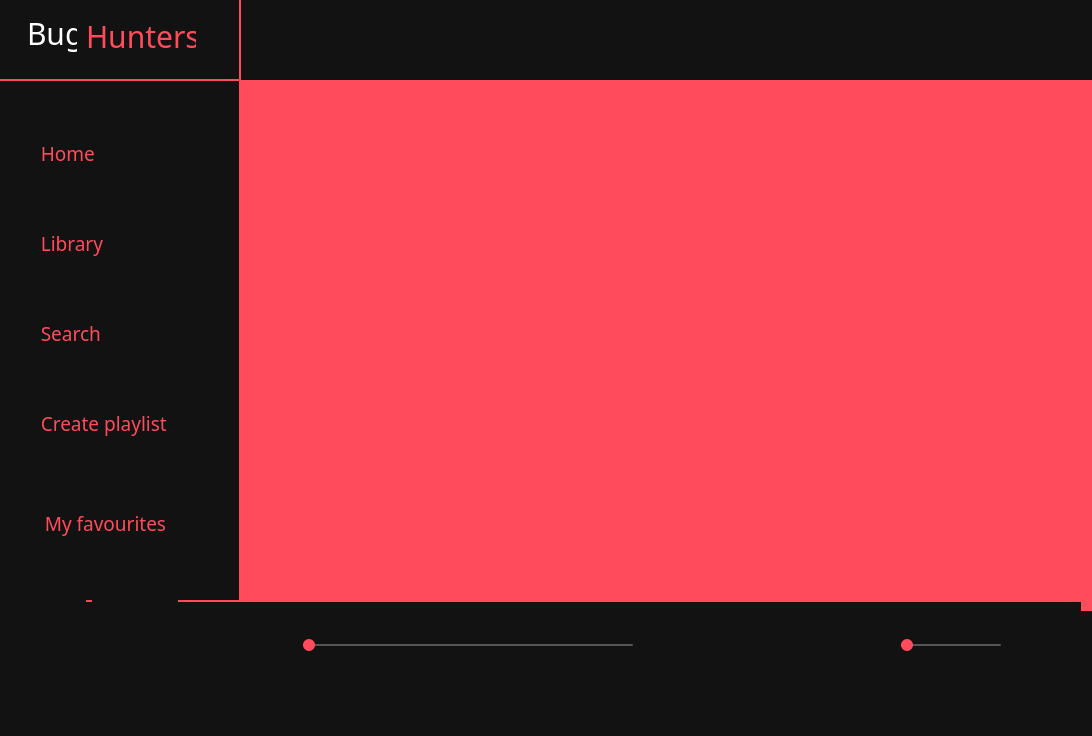
<?xml version="1.0" encoding="UTF-8"?>
<ui version="4.0">
 <class>MainWindow</class>
 <widget class="QMainWindow" name="MainWindow">
  <property name="geometry">
   <rect>
    <x>0</x>
    <y>0</y>
    <width>1092</width>
    <height>736</height>
   </rect>
  </property>
  <property name="windowTitle">
   <string>MainWindow</string>
  </property>
  <property name="styleSheet">
   <string notr="true">QMainWindow {
background-color: #121212;
}

QWidget {
background-color: #121212;
color: #FFFFFF;
}

QPushButton {
background-color: white;
color: #FFFFFF;
border-radius: 20px;
padding: 10px;
border: none;
padding-right: 5px;
}

QSlider::groove:horizontal {
background: white;
height: 4px;
border-radius: 2px;
}

QSlider::sub-page:horizontal {
height: 4px;
border-radius: 2px;
}

QListWidget {
background-color: #212121;
color: #FFFFFF;
border: none;
}

QLabel {
color: #FFFFFF;
}

QTextEdit {
border: none;
}

QPushButton#PlayBtn {
background-color: none;
}

QPushButton#NextBtn {
background-color: none;
}

QPushButton#PrevBtn {
background-color: none;
}

QPushButton#VolBtn {
background-color: none;
}

QPushButton#LikeBtn {
background-color: none;
}

QPushButton#downloadBtn {
background-color: none;
}

QPushButton#HomeBtn {
text-align: left;
padding-left: 16px;
icon-size: 24px 24px;
background-color: none;
color: #FF4B5C;
}

QPushButton#closeBtn{
    border-radius: 0px;
    background-color: transparent;
    padding: 0px;
    icon-size: 16px 16px;
}

QPushButton#minimizeBtn{
    border-radius: 0px;
    background-color: transparent;
    padding: 0px;
    icon-size: 16px 16px;
}

QPushButton#maximizeBtn{
    border-radius: 0px;
    background-color: transparent;
    padding: 0px; 
    icon-size: 16px 16px;
}

QPushButton#closeBtn:hover{
	background-color: #E81123;
}

QPushButton#minimizeBtn:hover{
	background-color: #3D3D3D;
}

QPushButton#maximizeBtn:hover{
	background-color: #3D3D3D;
}

QPushButton#FavoriteBtn {
text-align: left;
background-color: none;
color: #FF4B5C;
}

QPushButton#TeamNameBtn {
	text-align: left;
	padding-left: 16px;
	background-color: none;
	color: white;
	font-size: 30px;
}

QPushButton#TeamName1Btn {
text-align: left;
padding-left: 16px;
background-color: none;
color: #FF4B5C;
font-size: 30px;
}


QPushButton#LibraryBtn {
text-align: left;
padding-left: 16px;
icon-size: 24px 24px;
background-color: none;
color: #FF4B5C;
}

QPushButton#AddBtn {
text-align: left;
padding-left: 16px;
icon-size: 24px 24px;
background-color: none;
color: #FF4B5C;
}

QPushButton#SearchBtn {
text-align: left;
padding-left: 16px;
icon-size: 24px 24px;
background-color: none;
color: #FF4B5C;
}

QPushButton#musicbtn{
	background-color:none;
}

QVBoxLayout {
color: grey;
}

QWidget#playpanel {
border-top: 2px solid #FF4B5C;
color: green;
padding-bottom: 20px;
}

QPushButton#HunterBtn {
background-color: none;
color: #FF4B5C;
}

QPushButton#Bugbtn {
background-color: none;
}

QWidget#leftwidget {
border-right: 2px solid #FF4B5C;
color: #252526;
}

QWidget#LogoWidget {
border-right: 2px solid #FF4B5C;
border-bottom: 2px solid #FF4B5C;
color: black;
}

QWidget#nowPlayingWidget {
border-top: 2px solid #FF4B5C;
color: black;
}

QPushButton#randomBtn {
background-color: none;
}

QWidget#namewidget {
border-bottom: 2px solid #FF4B5C;
color: black;
}

QSlider::handle:horizontal {
background-color: #FF4B5C;
border-radius: 6px;
width: 12px;
height: 12px;
margin: -5px 0;
}

QSlider::groove:horizontal {
background-color: #555555;
height: 2px;
border-radius: 1px;
}

QSlider::sub-page:horizontal {
background-color: #FF4B5C;
height: 2px;
border-radius: 1px;
}

QWidget#HomeWidget {
background-color: #FF4B5C;
}</string>
  </property>
  <widget class="QWidget" name="centralwidget">
   <widget class="QWidget" name="leftwidget" native="true">
    <property name="geometry">
     <rect>
      <x>0</x>
      <y>80</y>
      <width>241</width>
      <height>521</height>
     </rect>
    </property>
    <property name="sizePolicy">
     <sizepolicy hsizetype="Preferred" vsizetype="Preferred">
      <horstretch>0</horstretch>
      <verstretch>0</verstretch>
     </sizepolicy>
    </property>
    <property name="minimumSize">
     <size>
      <width>241</width>
      <height>0</height>
     </size>
    </property>
    <property name="maximumSize">
     <size>
      <width>16777215</width>
      <height>651</height>
     </size>
    </property>
    <widget class="QPushButton" name="LibraryBtn">
     <property name="geometry">
      <rect>
       <x>10</x>
       <y>140</y>
       <width>143</width>
       <height>47</height>
      </rect>
     </property>
     <property name="font">
      <font>
       <family>Bodoni MT</family>
       <pointsize>14</pointsize>
      </font>
     </property>
     <property name="cursor">
      <cursorShape>PointingHandCursor</cursorShape>
     </property>
     <property name="text">
      <string>   Library</string>
     </property>
     <property name="icon">
      <iconset resource="resources.qrc">
       <normaloff>:/icons/library.png</normaloff>:/icons/library.png</iconset>
     </property>
    </widget>
    <widget class="QPushButton" name="SearchBtn">
     <property name="geometry">
      <rect>
       <x>10</x>
       <y>230</y>
       <width>133</width>
       <height>47</height>
      </rect>
     </property>
     <property name="font">
      <font>
       <family>Bodoni MT</family>
       <pointsize>14</pointsize>
      </font>
     </property>
     <property name="cursor">
      <cursorShape>PointingHandCursor</cursorShape>
     </property>
     <property name="text">
      <string>   Search</string>
     </property>
     <property name="icon">
      <iconset resource="resources.qrc">
       <normaloff>:/icons/search.png</normaloff>:/icons/search.png</iconset>
     </property>
    </widget>
    <widget class="QPushButton" name="AddBtn">
     <property name="geometry">
      <rect>
       <x>10</x>
       <y>320</y>
       <width>209</width>
       <height>47</height>
      </rect>
     </property>
     <property name="font">
      <font>
       <family>Bodoni MT</family>
       <pointsize>14</pointsize>
      </font>
     </property>
     <property name="cursor">
      <cursorShape>PointingHandCursor</cursorShape>
     </property>
     <property name="text">
      <string>   Create playlist</string>
     </property>
     <property name="icon">
      <iconset resource="resources.qrc">
       <normaloff>:/icons/add.png</normaloff>:/icons/add.png</iconset>
     </property>
    </widget>
    <widget class="QPushButton" name="HomeBtn">
     <property name="geometry">
      <rect>
       <x>10</x>
       <y>50</y>
       <width>126</width>
       <height>47</height>
      </rect>
     </property>
     <property name="font">
      <font>
       <family>Bodoni MT</family>
       <pointsize>14</pointsize>
      </font>
     </property>
     <property name="cursor">
      <cursorShape>PointingHandCursor</cursorShape>
     </property>
     <property name="text">
      <string>   Home</string>
     </property>
     <property name="icon">
      <iconset resource="resources.qrc">
       <normaloff>:/icons/homepng.png</normaloff>:/icons/homepng.png</iconset>
     </property>
    </widget>
    <widget class="QPushButton" name="FavoriteBtn">
     <property name="geometry">
      <rect>
       <x>20</x>
       <y>420</y>
       <width>201</width>
       <height>47</height>
      </rect>
     </property>
     <property name="font">
      <font>
       <family>Bodoni MT</family>
       <pointsize>14</pointsize>
      </font>
     </property>
     <property name="cursor">
      <cursorShape>PointingHandCursor</cursorShape>
     </property>
     <property name="text">
      <string>   My favourites</string>
     </property>
     <property name="icon">
      <iconset resource="resources.qrc">
       <normaloff>:/icons/LiketrackNotactive.png</normaloff>:/icons/LiketrackNotactive.png</iconset>
     </property>
     <property name="iconSize">
      <size>
       <width>24</width>
       <height>24</height>
      </size>
     </property>
    </widget>
   </widget>
   <widget class="QWidget" name="nowPlayingWidget" native="true">
    <property name="geometry">
     <rect>
      <x>0</x>
      <y>600</y>
      <width>231</width>
      <height>91</height>
     </rect>
    </property>
    <layout class="QHBoxLayout" name="horizontalLayout">
     <item>
      <widget class="QLabel" name="albumArt">
       <property name="cursor">
        <cursorShape>PointingHandCursor</cursorShape>
       </property>
       <property name="text">
        <string/>
       </property>
      </widget>
     </item>
     <item>
      <widget class="QWidget" name="textWidget" native="true">
       <layout class="QVBoxLayout" name="verticalLayout">
        <item>
         <widget class="QLabel" name="trackNameLabel">
          <property name="text">
           <string/>
          </property>
         </widget>
        </item>
        <item>
         <widget class="QLabel" name="artistLabel">
          <property name="text">
           <string/>
          </property>
         </widget>
        </item>
       </layout>
      </widget>
     </item>
     <item>
      <widget class="QPushButton" name="LikeBtn">
       <property name="sizePolicy">
        <sizepolicy hsizetype="Fixed" vsizetype="Fixed">
         <horstretch>0</horstretch>
         <verstretch>0</verstretch>
        </sizepolicy>
       </property>
       <property name="cursor">
        <cursorShape>PointingHandCursor</cursorShape>
       </property>
       <property name="text">
        <string/>
       </property>
       <property name="icon">
        <iconset resource="resources.qrc">
         <normaloff>:/icons/LiketrackNotactive.png</normaloff>:/icons/LiketrackNotactive.png</iconset>
       </property>
       <property name="iconSize">
        <size>
         <width>20</width>
         <height>20</height>
        </size>
       </property>
      </widget>
     </item>
    </layout>
   </widget>
   <widget class="QWidget" name="playpanel" native="true">
    <property name="geometry">
     <rect>
      <x>230</x>
      <y>600</y>
      <width>851</width>
      <height>91</height>
     </rect>
    </property>
    <property name="sizePolicy">
     <sizepolicy hsizetype="Expanding" vsizetype="Fixed">
      <horstretch>0</horstretch>
      <verstretch>0</verstretch>
     </sizepolicy>
    </property>
    <layout class="QHBoxLayout" name="horizontalLayout_2">
     <item>
      <widget class="QPushButton" name="randomBtn">
       <property name="sizePolicy">
        <sizepolicy hsizetype="Fixed" vsizetype="Fixed">
         <horstretch>0</horstretch>
         <verstretch>0</verstretch>
        </sizepolicy>
       </property>
       <property name="cursor">
        <cursorShape>PointingHandCursor</cursorShape>
       </property>
       <property name="text">
        <string/>
       </property>
       <property name="icon">
        <iconset resource="resources.qrc">
         <normaloff>:/icons/random.png</normaloff>:/icons/random.png</iconset>
       </property>
      </widget>
     </item>
     <item>
      <widget class="QSlider" name="horizontalSlider">
       <property name="enabled">
        <bool>true</bool>
       </property>
       <property name="sizePolicy">
        <sizepolicy hsizetype="Fixed" vsizetype="Fixed">
         <horstretch>0</horstretch>
         <verstretch>0</verstretch>
        </sizepolicy>
       </property>
       <property name="minimumSize">
        <size>
         <width>330</width>
         <height>0</height>
        </size>
       </property>
       <property name="maximumSize">
        <size>
         <width>330</width>
         <height>16777215</height>
        </size>
       </property>
       <property name="baseSize">
        <size>
         <width>0</width>
         <height>0</height>
        </size>
       </property>
       <property name="cursor">
        <cursorShape>PointingHandCursor</cursorShape>
       </property>
       <property name="orientation">
        <enum>Qt::Orientation::Horizontal</enum>
       </property>
      </widget>
     </item>
     <item>
      <widget class="QPushButton" name="PrevBtn">
       <property name="sizePolicy">
        <sizepolicy hsizetype="Fixed" vsizetype="Fixed">
         <horstretch>0</horstretch>
         <verstretch>0</verstretch>
        </sizepolicy>
       </property>
       <property name="cursor">
        <cursorShape>PointingHandCursor</cursorShape>
       </property>
       <property name="text">
        <string/>
       </property>
       <property name="icon">
        <iconset resource="resources.qrc">
         <normaloff>:/icons/prev.png</normaloff>:/icons/prev.png</iconset>
       </property>
      </widget>
     </item>
     <item>
      <widget class="QPushButton" name="PlayBtn">
       <property name="sizePolicy">
        <sizepolicy hsizetype="Fixed" vsizetype="Fixed">
         <horstretch>0</horstretch>
         <verstretch>0</verstretch>
        </sizepolicy>
       </property>
       <property name="cursor">
        <cursorShape>PointingHandCursor</cursorShape>
       </property>
       <property name="text">
        <string/>
       </property>
       <property name="icon">
        <iconset resource="resources.qrc">
         <normaloff>:/icons/play.png</normaloff>:/icons/play.png</iconset>
       </property>
      </widget>
     </item>
     <item>
      <widget class="QPushButton" name="NextBtn">
       <property name="sizePolicy">
        <sizepolicy hsizetype="Fixed" vsizetype="Fixed">
         <horstretch>0</horstretch>
         <verstretch>0</verstretch>
        </sizepolicy>
       </property>
       <property name="cursor">
        <cursorShape>PointingHandCursor</cursorShape>
       </property>
       <property name="text">
        <string/>
       </property>
       <property name="icon">
        <iconset resource="resources.qrc">
         <normaloff>:/icons/next.png</normaloff>:/icons/next.png</iconset>
       </property>
      </widget>
     </item>
     <item>
      <widget class="QPushButton" name="VolBtn">
       <property name="sizePolicy">
        <sizepolicy hsizetype="Fixed" vsizetype="Fixed">
         <horstretch>0</horstretch>
         <verstretch>0</verstretch>
        </sizepolicy>
       </property>
       <property name="cursor">
        <cursorShape>PointingHandCursor</cursorShape>
       </property>
       <property name="text">
        <string/>
       </property>
       <property name="icon">
        <iconset resource="resources.qrc">
         <normaloff>:/icons/volume.png</normaloff>:/icons/volume.png</iconset>
       </property>
       <property name="iconSize">
        <size>
         <width>25</width>
         <height>25</height>
        </size>
       </property>
      </widget>
     </item>
     <item>
      <widget class="QSlider" name="volumeSlider">
       <property name="sizePolicy">
        <sizepolicy hsizetype="Fixed" vsizetype="Fixed">
         <horstretch>0</horstretch>
         <verstretch>0</verstretch>
        </sizepolicy>
       </property>
       <property name="minimumSize">
        <size>
         <width>100</width>
         <height>18</height>
        </size>
       </property>
       <property name="maximumSize">
        <size>
         <width>100</width>
         <height>18</height>
        </size>
       </property>
       <property name="cursor">
        <cursorShape>PointingHandCursor</cursorShape>
       </property>
       <property name="toolTipDuration">
        <number>0</number>
       </property>
       <property name="minimum">
        <number>0</number>
       </property>
       <property name="maximum">
        <number>100</number>
       </property>
       <property name="sliderPosition">
        <number>0</number>
       </property>
       <property name="orientation">
        <enum>Qt::Orientation::Horizontal</enum>
       </property>
      </widget>
     </item>
     <item>
      <widget class="QPushButton" name="downloadBtn">
       <property name="sizePolicy">
        <sizepolicy hsizetype="Fixed" vsizetype="Fixed">
         <horstretch>0</horstretch>
         <verstretch>0</verstretch>
        </sizepolicy>
       </property>
       <property name="cursor">
        <cursorShape>PointingHandCursor</cursorShape>
       </property>
       <property name="text">
        <string/>
       </property>
       <property name="icon">
        <iconset resource="resources.qrc">
         <normaloff>:/icons/download.png</normaloff>:/icons/download.png</iconset>
       </property>
      </widget>
     </item>
    </layout>
   </widget>
   <widget class="QWidget" name="LogoWidget" native="true">
    <property name="geometry">
     <rect>
      <x>0</x>
      <y>-10</y>
      <width>241</width>
      <height>91</height>
     </rect>
    </property>
    <widget class="QPushButton" name="TeamNameBtn">
     <property name="geometry">
      <rect>
       <x>11</x>
       <y>12</y>
       <width>71</width>
       <height>61</height>
      </rect>
     </property>
     <property name="font">
      <font>
       <family>Bauhaus 93</family>
       <pointsize>-1</pointsize>
      </font>
     </property>
     <property name="text">
      <string>Bug</string>
     </property>
    </widget>
    <widget class="QPushButton" name="TeamName1Btn">
     <property name="geometry">
      <rect>
       <x>70</x>
       <y>10</y>
       <width>131</width>
       <height>71</height>
      </rect>
     </property>
     <property name="minimumSize">
      <size>
       <width>0</width>
       <height>0</height>
      </size>
     </property>
     <property name="font">
      <font>
       <family>Bauhaus 93</family>
       <pointsize>-1</pointsize>
      </font>
     </property>
     <property name="text">
      <string>Hunters</string>
     </property>
     <property name="iconSize">
      <size>
       <width>20</width>
       <height>20</height>
      </size>
     </property>
    </widget>
   </widget>
   <widget class="QWidget" name="HomeWidget" native="true">
    <property name="geometry">
     <rect>
      <x>240</x>
      <y>80</y>
      <width>871</width>
      <height>531</height>
     </rect>
    </property>
    <property name="styleSheet">
     <string notr="true"/>
    </property>
   </widget>
   <widget class="QWidget" name="upperwidget" native="true">
    <property name="geometry">
     <rect>
      <x>240</x>
      <y>-10</y>
      <width>851</width>
      <height>81</height>
     </rect>
    </property>
    <widget class="QPushButton" name="maximizeBtn">
     <property name="geometry">
      <rect>
       <x>730</x>
       <y>-10</y>
       <width>61</width>
       <height>91</height>
      </rect>
     </property>
     <property name="cursor">
      <cursorShape>PointingHandCursor</cursorShape>
     </property>
     <property name="text">
      <string/>
     </property>
     <property name="icon">
      <iconset>
       <normalon>:/icons/window.png</normalon>
      </iconset>
     </property>
    </widget>
    <widget class="QPushButton" name="minimizeBtn">
     <property name="geometry">
      <rect>
       <x>670</x>
       <y>-10</y>
       <width>51</width>
       <height>91</height>
      </rect>
     </property>
     <property name="cursor">
      <cursorShape>PointingHandCursor</cursorShape>
     </property>
     <property name="text">
      <string/>
     </property>
     <property name="icon">
      <iconset>
       <normalon>:/icons/minimize.png</normalon>
      </iconset>
     </property>
    </widget>
    <widget class="QPushButton" name="closeBtn">
     <property name="geometry">
      <rect>
       <x>798</x>
       <y>-10</y>
       <width>51</width>
       <height>91</height>
      </rect>
     </property>
     <property name="cursor">
      <cursorShape>PointingHandCursor</cursorShape>
     </property>
     <property name="text">
      <string/>
     </property>
     <property name="icon">
      <iconset resource="resources.qrc">
       <normaloff>:/icons/close.png</normaloff>:/icons/close.png</iconset>
     </property>
    </widget>
   </widget>
   <zorder>HomeWidget</zorder>
   <zorder>upperwidget</zorder>
   <zorder>leftwidget</zorder>
   <zorder>playpanel</zorder>
   <zorder>nowPlayingWidget</zorder>
   <zorder>LogoWidget</zorder>
  </widget>
  <widget class="QMenuBar" name="menubar">
   <property name="geometry">
    <rect>
     <x>0</x>
     <y>0</y>
     <width>1092</width>
     <height>25</height>
    </rect>
   </property>
  </widget>
  <widget class="QStatusBar" name="statusbar"/>
 </widget>
 <resources>
  <include location="resources.qrc"/>
 </resources>
 <connections/>
</ui>
